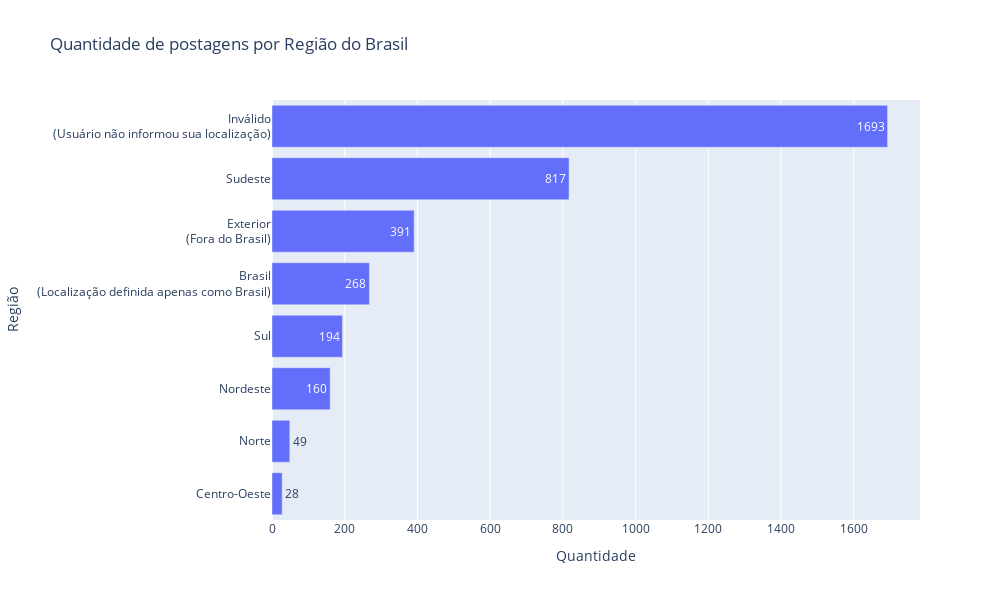

Notebook code cell kept with this figure:
### Code cell
fig = px.bar(df_regioes_grafico, 
             y='Região', 
             x='Quantidade', 
             title='Quantidade de postagens por Região do Brasil', 
             text_auto=True, 
             orientation='h',
             width=1000,
             height=600,
            )
fig.show()

### Figure 1 — Plotly figure (JSON) as saved in the notebook; plotly's stock layout.template omitted (floating-point values rounded to 4 significant figures)
{"data": [{"alignmentgroup": "True", "hovertemplate": "Quantidade=%{x}<br>Região=%{y}<extra></extra>", "legendgroup": "", "marker": {"color": "#636efa", "pattern": {"shape": ""}}, "name": "", "offsetgroup": "", "orientation": "h", "showlegend": false, "textposition": "auto", "texttemplate": "%{x}", "type": "bar", "x": [28, 49, 160, 194, 268, 391, 817, 1693], "xaxis": "x", "y": ["Centro-Oeste", "Norte", "Nordeste", "Sul", "Brasil<br>(Localização definida apenas como Brasil)", "Exterior<br>(Fora do Brasil)", "Sudeste", "Inválido<br>(Usuário não informou sua localização)"], "yaxis": "y"}], "layout": {"barmode": "relative", "height": 600, "legend": {"tracegroupgap": 0}, "title": {"text": "Quantidade de postagens por Região do Brasil"}, "width": 1000, "xaxis": {"anchor": "y", "autorange": true, "domain": [0, 1], "range": [0, 1782.0], "title": {"text": "Quantidade"}, "type": "linear"}, "yaxis": {"anchor": "x", "autorange": true, "domain": [0, 1], "range": [-0.5, 7.5], "title": {"text": "Região"}, "type": "category"}}}
